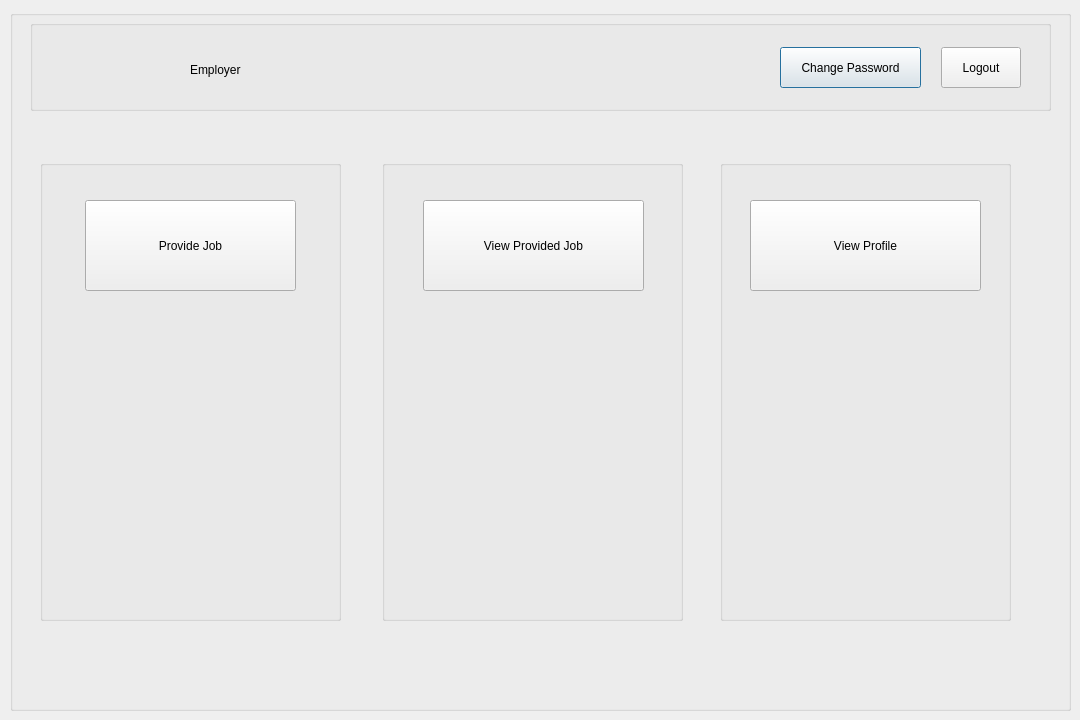
<?xml version="1.0" encoding="UTF-8"?>
<ui version="4.0">
 <class>employer</class>
 <widget class="QDialog" name="employer">
  <property name="geometry">
   <rect>
    <x>0</x>
    <y>0</y>
    <width>1080</width>
    <height>720</height>
   </rect>
  </property>
  <property name="windowTitle">
   <string>Dialog</string>
  </property>
  <widget class="QGroupBox" name="groupBox_a">
   <property name="geometry">
    <rect>
     <x>10</x>
     <y>10</y>
     <width>1061</width>
     <height>701</height>
    </rect>
   </property>
   <property name="title">
    <string/>
   </property>
   <widget class="QGroupBox" name="groupBox_2">
    <property name="geometry">
     <rect>
      <x>20</x>
      <y>10</y>
      <width>1021</width>
      <height>91</height>
     </rect>
    </property>
    <property name="title">
     <string/>
    </property>
    <widget class="QPushButton" name="pushButton_cpemp">
     <property name="geometry">
      <rect>
       <x>750</x>
       <y>27</y>
       <width>141</width>
       <height>41</height>
      </rect>
     </property>
     <property name="text">
      <string>Change Password</string>
     </property>
    </widget>
    <widget class="QPushButton" name="pushButton_logout">
     <property name="geometry">
      <rect>
       <x>911</x>
       <y>27</y>
       <width>80</width>
       <height>41</height>
      </rect>
     </property>
     <property name="text">
      <string>Logout</string>
     </property>
    </widget>
    <widget class="QLabel" name="label_employer">
     <property name="geometry">
      <rect>
       <x>160</x>
       <y>29</y>
       <width>331</width>
       <height>41</height>
      </rect>
     </property>
     <property name="text">
      <string>Employer</string>
     </property>
    </widget>
    <widget class="QLabel" name="label_jhlogo">
     <property name="geometry">
      <rect>
       <x>40</x>
       <y>10</y>
       <width>111</width>
       <height>71</height>
      </rect>
     </property>
     <property name="text">
      <string/>
     </property>
    </widget>
   </widget>
   <widget class="QGroupBox" name="groupBox_sj">
    <property name="geometry">
     <rect>
      <x>30</x>
      <y>150</y>
      <width>301</width>
      <height>461</height>
     </rect>
    </property>
    <property name="title">
     <string/>
    </property>
    <widget class="QPushButton" name="pushButton_pj">
     <property name="geometry">
      <rect>
       <x>45</x>
       <y>40</y>
       <width>211</width>
       <height>91</height>
      </rect>
     </property>
     <property name="text">
      <string>Provide Job</string>
     </property>
    </widget>
    <widget class="QLabel" name="label_pj">
     <property name="geometry">
      <rect>
       <x>16</x>
       <y>160</y>
       <width>261</width>
       <height>281</height>
      </rect>
     </property>
     <property name="text">
      <string/>
     </property>
    </widget>
   </widget>
   <widget class="QGroupBox" name="groupBox_aj">
    <property name="geometry">
     <rect>
      <x>372</x>
      <y>150</y>
      <width>301</width>
      <height>461</height>
     </rect>
    </property>
    <property name="title">
     <string/>
    </property>
    <widget class="QPushButton" name="pushButton_vpj">
     <property name="geometry">
      <rect>
       <x>41</x>
       <y>40</y>
       <width>221</width>
       <height>91</height>
      </rect>
     </property>
     <property name="text">
      <string>View Provided Job</string>
     </property>
    </widget>
    <widget class="QLabel" name="label_vpj">
     <property name="geometry">
      <rect>
       <x>16</x>
       <y>151</y>
       <width>271</width>
       <height>291</height>
      </rect>
     </property>
     <property name="text">
      <string/>
     </property>
    </widget>
   </widget>
   <widget class="QGroupBox" name="groupBox_vp">
    <property name="geometry">
     <rect>
      <x>710</x>
      <y>150</y>
      <width>291</width>
      <height>461</height>
     </rect>
    </property>
    <property name="title">
     <string/>
    </property>
    <widget class="QPushButton" name="pushButton_vpemp">
     <property name="geometry">
      <rect>
       <x>30</x>
       <y>40</y>
       <width>231</width>
       <height>91</height>
      </rect>
     </property>
     <property name="text">
      <string>View Profile</string>
     </property>
    </widget>
    <widget class="QLabel" name="label_vp">
     <property name="geometry">
      <rect>
       <x>10</x>
       <y>150</y>
       <width>271</width>
       <height>291</height>
      </rect>
     </property>
     <property name="text">
      <string/>
     </property>
    </widget>
   </widget>
  </widget>
 </widget>
 <resources/>
 <connections/>
</ui>
